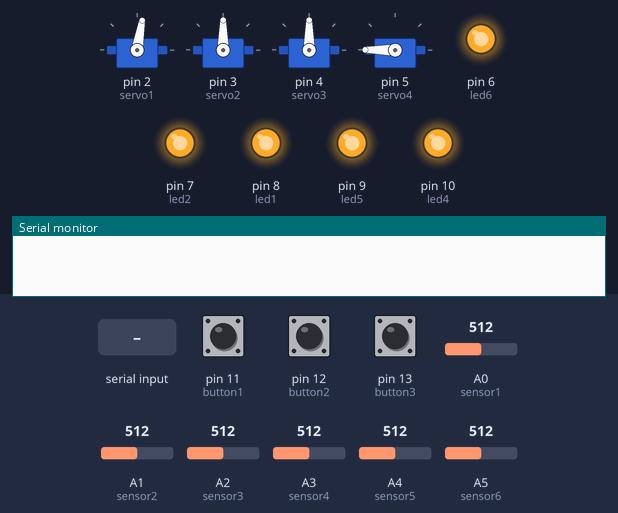
Recording of a sketch running on a simulated Arduino Uno, built with avr-gcc and run on an emulated ATmega328P. Shown: 4 × servo, output pins drawn as LEDs (lit = HIGH), the last lines printed to the serial monitor. The inputs (shaded band) are chosen by the test bench; at power-on: pin 12 (button2) LOW, A0 (sensor1) = 512, pin 13 (button3) LOW, pin 11 (button1) LOW, A1 (sensor2) = 512, A2 (sensor3) = 512, A3 (sensor4) = 512, A4 (sensor5) = 512, A5 (sensor6) = 512. Pins used as bus, display or sensor lines are not drawn.

Above: at 1.2 s.
1.3 s: pin 12 (button2) pulled HIGH for 0.15 s
At 1.55 s:
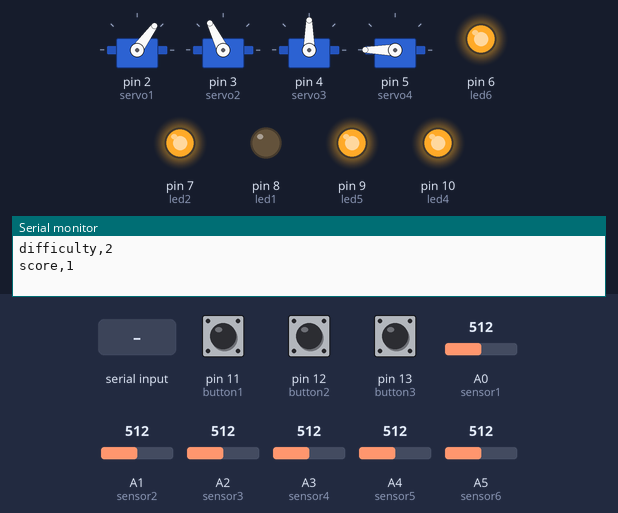
At 2.17 s:
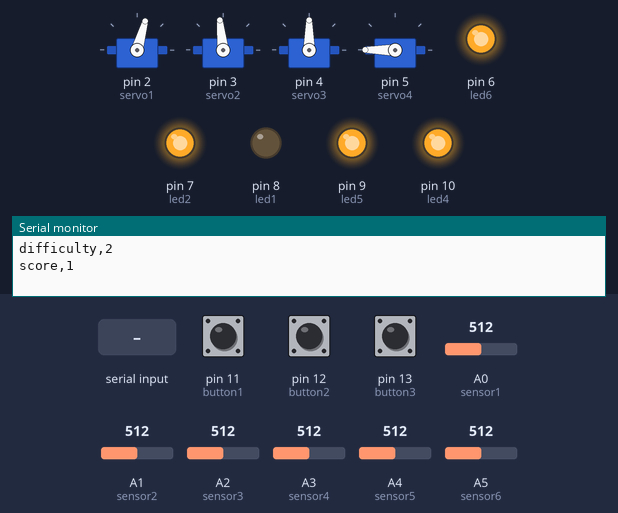
4.3 s: A0 (sensor1) set to 408
7.3 s: A0 (sensor1) set to 385
At 7.71 s:
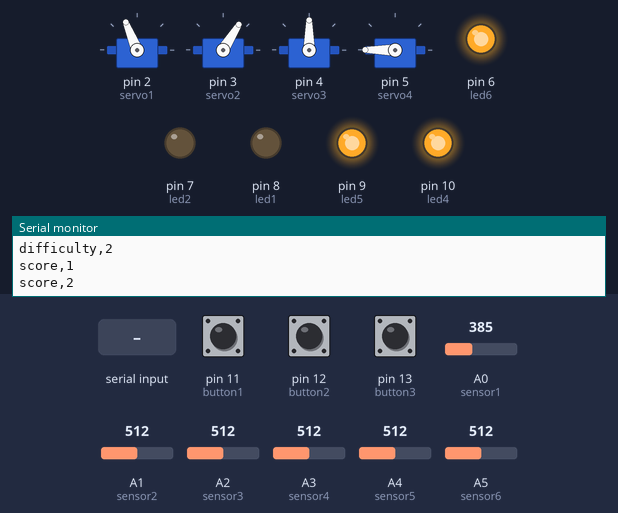
10.3 s: "90,45\n" received over Serial
13.3 s: pin 13 (button3) pulled HIGH for 3.2 s
18.0 s: "200\n" received over Serial
At 18.39 s:
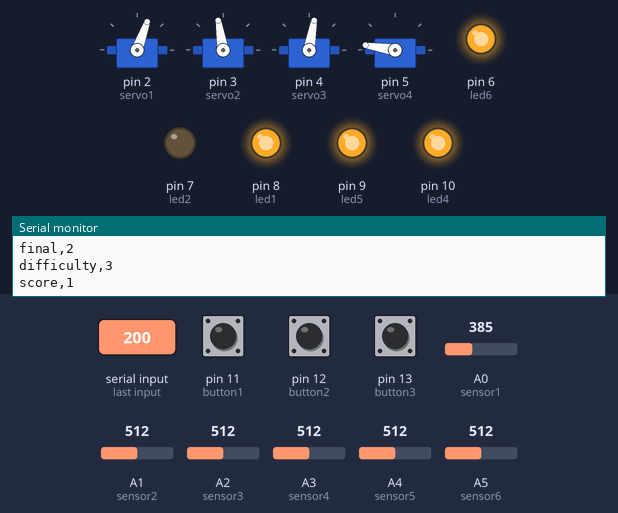
Timing chart, 0 to 53.3 s (numbered marks = the images above; inputs shaded):
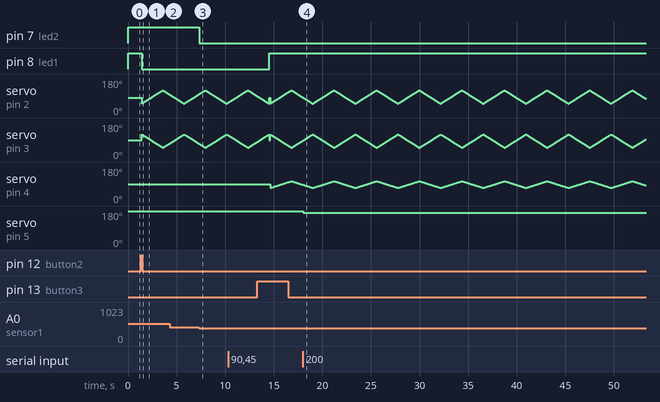

The sketch:

arduinoMain.ino
```cpp
// Code by Philip Marshall
// carnival game hub for my YouTube video titled "-". Make sure to watch it and subscribe!
// Feel free to disect and use any code in your own project

#include <Servo.h>

// Variable for setting the difficulty and will stop the game from resetting each time it loops
int difficulty = -1;
int pos = 50;
int pos2 = 120;
double pos3 = 70;
double pos4 = 180;

// Array of locks for targets
bool sensorLock[6] = {0,0,0,0,0,0};

// buttons
const int button3 = 13;
const int button2 = 12;
const int button1 = 11;

// sensor variables
const int sensor1 = A0;
const int sensor2 = A1;
const int sensor3 = A2;
const int sensor4 = A3;
const int sensor5 = A4;
const int sensor6 = A5;

// leds
const int led1 = 8;
const int led2 = 7;
const int led3 = 0;
const int led4 = 10;
const int led5 = 9;
const int led6 = 6;

// servo objects
Servo servo1;
Servo servo2;
Servo servo3;
Servo servo4;

// sensor values
int sen1Val = 0;
int sen2Val = 0;
int sen3Val = 0;
int sen4Val = 0;
int sen5Val = 0;
int sen6Val = 0;

char serialByte = "0";
int serialInt = 0;
int score = 0;
int scoreHolder = 0;
int isReset = 0;

void setup() {
  // setting the analog(sensor) pins for input
  pinMode(sensor1, INPUT);
  pinMode(sensor2, INPUT);
  pinMode(sensor3, INPUT);
  pinMode(sensor4, INPUT);
  pinMode(sensor5, INPUT);
  pinMode(sensor6, INPUT);

  // Setting the servo pins to output
  servo1.attach(2);
  servo2.attach(3);
  servo3.attach(4);
  servo4.attach(5);

  servo1.write(80);
  servo2.write(90);
  servo3.write(90);
  servo4.write(pos4);

  // set up the buttons
  pinMode(button1, INPUT);
  pinMode(button2, INPUT);
  pinMode(button3, INPUT);

  // led setup
  pinMode(led1, OUTPUT);
  pinMode(led2, OUTPUT);
  pinMode(led3, OUTPUT);
  pinMode(led4, OUTPUT);
  pinMode(led5, OUTPUT);
  pinMode(led6, OUTPUT);
  digitalWrite(led1, HIGH);
  digitalWrite(led2, HIGH);
  digitalWrite(led3, HIGH);
  digitalWrite(led4, HIGH);
  digitalWrite(led5, HIGH);
  digitalWrite(led6, HIGH);

  // Start the serial com at 9600 baud rate
  Serial.begin(9600);
  Serial.setTimeout(1);
}

void checkForSerial() {
  // Check serial port at the start of each loop for anything from python program
  // send the score when python program sends a '1'

  if (Serial.available())
  {
    serialByte = Serial.read();
    serialInt = String(serialByte).toInt();
    if (serialInt == 1)
    {
      Serial.println("score," + String(score));
    }
    else if (serialInt == 2)
    {
      if (difficulty == 1)
      {
        pos4 = pos4 - 6;
      }
      else if (difficulty == 2)
      {
        pos4 = pos4 - 7.2;
      }
      else if (difficulty == 3)
      {
        pos4 = pos4 - 9;
      }

      if (pos4 >= 0)
      {
        servo4.write(pos4);
      }
    }
    else if (serialInt == 9)
    {
      Serial.println("final," + String(score));
      isReset = 1;
    }
  }
}

int findLaser() {
  sen1Val = analogRead(sensor1);
  sen2Val = analogRead(sensor2);
  sen3Val = analogRead(sensor3);
  sen4Val = analogRead(sensor4);
  sen5Val = analogRead(sensor5);
  sen6Val = analogRead(sensor6);

  if (sen1Val > 400)
    return 1;
  else if (sen2Val > 400)
    return 2;
  else if (sen3Val > 400)
    return 3;
  else if (sen4Val > 400)
    return 4;
  else if (sen5Val > 400)
    return 5;
  else if (sen6Val > 400)
    return 6;
  else
    return -1;
}

void checkAndResetLocks() {
  if (sensorLock[0] == 1 && sensorLock[1] == 1 && sensorLock[2] == 1 && sensorLock[3] == 1 && sensorLock[4] == 1 && sensorLock[5] == 1)
  {
    for (int i = 0; i < 6; i++)
    {
      sensorLock[i] = 0;
    }
    digitalWrite(led1, HIGH);
    digitalWrite(led2, HIGH);
    digitalWrite(led3, HIGH);
    digitalWrite(led4, HIGH);
    digitalWrite(led5, HIGH);
    digitalWrite(led6, HIGH);
    delay(100);
  }
}

void scoreLaser(int laserID) {
  switch(laserID) {
    case -1:
      break;
    case 1:
      if (sensorLock[0] == 0) {
        sensorLock[0] = 1;
        digitalWrite(led1, LOW);
        score += 1;
        Serial.println("score," + String(score));
      }
      break;
    case 2:
      if (sensorLock[1] == 0) {
        sensorLock[1] = 1;
        digitalWrite(led2, LOW);
        score += 1;
        Serial.println("score," + String(score));
      }
      break;
    case 3:
      if (sensorLock[2] == 0) {
        sensorLock[2] = 1;
        digitalWrite(led3, LOW);
        score += 1;
        Serial.println("score," + String(score));
      }
      break;
    case 4:
      if (sensorLock[3] == 0) {
        sensorLock[3] = 1;
        digitalWrite(led4, LOW);
        score += 1;
        Serial.println("score," + String(score));
      }
      break;
    case 5:
      if (sensorLock[4] == 0) {
        sensorLock[4] = 1;
        digitalWrite(led5, LOW);
        score += 1;
        Serial.println("score," + String(score));
      }
      break;
    case 6:
      if (sensorLock[5] == 0) {
        sensorLock[5] = 1;
        digitalWrite(led6, LOW);
        score += 1;
        Serial.println("score," + String(score));
      }
      break;
    default:
      break;
  }
}

void resetGame() {
  difficulty = -1;
  for (int i = 0; i < 6; i++)
  {
    sensorLock[i] = 0;
  }
  pos4 = 180;
  score = 0;
  servo1.write(80);
  servo2.write(90);
  servo3.write(90);
  servo4.write(pos4);
  digitalWrite(led1, HIGH);
}

void checkIsReset()
{
  if (isReset == 1)
  {
    isReset = 0;
    resetGame();
  }
}

void loop() {
  // Check if all targets have been hit and then reset them
  checkAndResetLocks();

  // If the game is in difficulty selection mode
  if (difficulty == -1)
  {
    // reset score incase there is a previous score saved
    score = 0;
    if (digitalRead(button1) == HIGH)
    {
     difficulty = 1;
     Serial.println("difficulty,1");
    }
    else if (digitalRead(button2) == HIGH)
    {
     difficulty = 2;
     Serial.println("difficulty,2");
    }
    else if (digitalRead(button3) == HIGH)
    {
     difficulty = 3;
     Serial.println("difficulty,3");
    }
    delay(100);
  }
  // If a difficulty is selected and the game begins
  else
  {
    if (difficulty == 1)
    {
        scoreLaser(findLaser());
        checkForSerial();
        checkIsReset();
    }
    else if (difficulty == 2)
    {
        for (pos = 50; pos <= 120; pos += 1) { // goes from 50 degrees to 120 degrees
        // in steps of 1 degree
        servo1.write(pos);  // tell servo to go to position in variable 'pos'
        servo2.write(pos2);
        pos2 -= 1;
        scoreLaser(findLaser());
        checkForSerial();
        delay(30);                       // waits 30ms for the servo to reach the position
      }
      for (pos = 120; pos >= 50; pos -= 1) {
        servo1.write(pos);
        servo2.write(pos2);
        pos2+= 1;
        scoreLaser(findLaser());
        checkForSerial();
        delay(30);
      }
      checkIsReset();
    }
    else if (difficulty == 3)
    {
        for (pos = 50; pos <= 120; pos += 1) {
        servo1.write(pos);
        servo2.write(pos2);
        servo3.write(pos3);
        pos2 -= 1;
        pos3 += .5;
        scoreLaser(findLaser());
        checkForSerial();
        delay(30);
      }
      for (pos = 120; pos >= 50; pos -= 1) {
        servo1.write(pos);
        servo2.write(pos2);
        servo3.write(pos3);
        pos2+= 1;
        pos3 -= .5;
        scoreLaser(findLaser());
        checkForSerial();
        delay(30);
      }
      checkIsReset();
    }
    else {
      // Error
      delay(1000);
    }
  }
}
```

Measured:
- the behaviour switches between 401 and 400 on A0 (sensor1) (found by bisection; images 2 and 3)
- after the input at 1.3 s, pin 8 (led1): HIGH → LOW after 0.10 s
- after the input at 7.3 s, pin 7 (led2): HIGH → LOW at once
- after the input at 18.0 s, servo on pin 5 (servo4): 180° → 171° at once
